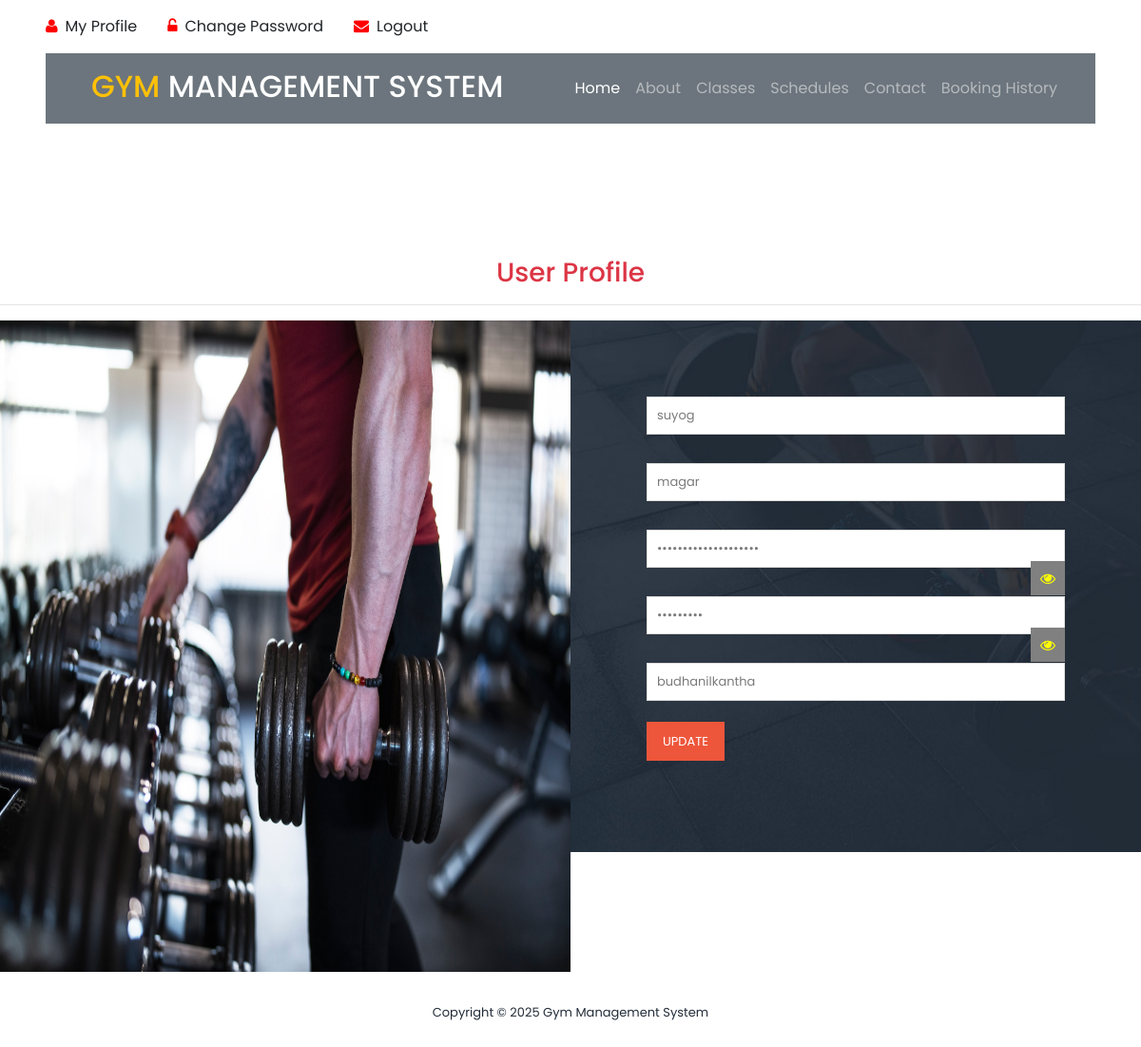
Screenshot of /user_profile/ (signed in) with the database file from the repository.
### app/models.py (models this page shows, shortened)
class Signup(models.Model):
    user = models.OneToOneField(User, on_delete=models.CASCADE, null=True)  # One-to-One link with User
    mobile = models.CharField(max_length=15, null=True)
    state = models.CharField(max_length=150, null=True)
    city = models.CharField(max_length=150, null=True)
    address = models.CharField(max_length=200, null=True)
    creationdate = models.DateTimeField(auto_now_add=True)

### app/views.py (the view, shortened to what this page needs)
# urls.py: path('user_profile/', user_profile, name="user_profile"),
def user_profile(request):
    data = Signup.objects.get(user=request.user)
    return render(request, "user_profile.html", locals())

### templates/user_profile.html (shortened to what this page needs)
{% load static %}
<link rel="stylesheet" href="https://cdnjs.cloudflare.com/ajax/libs/font-awesome/4.7.0/css/font-awesome.min.css">
<html lang="en">
<head>
    <link rel="stylesheet" type="text/css" href="{% static 'assets/css/bootstrap.min.css' %}">
    <link rel="stylesheet" type="text/css" href="{% static 'assets/css/font-awesome.css' %}">
    <link rel="stylesheet" href="{% static 'assets/css/templatemo-training-studio.css' %}">
</head>
<body>
<div class="container-fluid py-3 px-lg-5 d-none d-lg-block">
    <div class="row">
        {% if request.user.is_authenticated %}
        <div class="col-md-6 text-center text-lg-left mb-2 mb-lg-0">
            <div class="d-inline-flex align-items-center">
                <a class="text-body pr-3" href="/user_profile/"><i style="color:red" class="fa fa-user mr-2"></i>My Profile</a>
                <a class="text-body px-3" href="/user_change_password/"><i style="color:red" class="fa fa-unlock-alt mr-2"></i>Change Password</a>
                <a class="text-body px-3" href="/user_logout/"><i style="color:red" class="fa fa-envelope mr-2"></i>Logout</a>
            </div>
        </div>
        {% endif %}
    </div>
</div>
<div class="container-fluid position-relative nav-bar p-0">
    <div class="position-relative px-lg-5" style="z-index: 9;">
        <nav class="navbar navbar-expand-lg bg-secondary navbar-dark py-3 py-lg-3 pl-3 pl-lg-5">
            <a href="" >
                <h2 class="text-uppercase text-warning mb-1">Gym <span class="text-white">Management System</span>
                </h2>
            </a>
            <div class="collapse navbar-collapse justify-content-between px-3" id="navbarCollapse">
                <div class="navbar-nav ml-auto py-0">
                    <a href="/" class="nav-item nav-link active">Home</a>
                    <a href="#features" class="nav-item nav-link">About</a>
                    <a href="#our-classes" class="nav-item nav-link">Classes</a>
                    <a href="#schedule" class="nav-item nav-link ">Schedules</a>
                    <a href="#contact-us" class="nav-item nav-link">Contact</a>
                    {% if request.user.is_authenticated %}
                    <a href="/booking_history/" class="nav-item nav-link">Booking History</a>
                    {% else %}
                    <a href="#admin"><button style="color:red" class="nav-item nav-link">Admin</button></a>
                    {% endif %}
                </div>
            </div>
        </nav>
    </div>
</div>
<section class="section" id="admin">
    <h3 class="text-center text-danger">User Profile</h3>
    <hr/>
    <div class="container-fluid mt-3">
        <div class="row">
            <div class="col-lg-6 col-md-6 col-xs-12">
                <div id="map">
                    <img src="{% static 'assets/images/adminlogin.jpg' %}" style="width: 100%; height: 685px;">
                </div>
            </div>
            <div class="col-lg-6 col-md-6 col-xs-12">
                <div class="admin-form">
                    <form method="post" action="" enctype="multipart/form-data">
                        <div class="row">
                            <div class="col-md-12 col-sm-12">
                                <fieldset>
                                    <input type="text" name="firstname" placeholder="First Name" required value="{{data.user.first_name}}">
                                </fieldset>
                            </div>
                            <div class="col-md-12 col-sm-12">
                                <fieldset>
                                    <input type="text" name="secondname" placeholder="Last Name" required value="{{data.user.last_name}}">
                                </fieldset>
                            </div>
                            <div class="col-md-12 col-sm-12">
                                <fieldset>
                                    <input type="password" name="email" id="email" placeholder="Enter Email" value="{{data.user.username}}" readonly>
                                    <span class="fa fa-eye field-icon toggle-password-2" id="email-eye" onclick="togglePassword2()"></span>
                                </fieldset>
                            </div>
                            <div class="col-md-12 col-sm-12">
                                <fieldset>
                                    <input type="password" name="mobile" id="mobile" placeholder="Mobile Number" value="{{data.mobile}}" readonly>
                                    <span class="fa fa-eye field-icon toggle-password" id="mobile-eye" onclick="togglePassword()"></span>
                                </fieldset>
                            </div>
                             <div class="col-md-12 col-sm-12">
                                <fieldset>
                                    <input type="text" name="address" placeholder="Address" value="{{data.address}}" required>
                                </fieldset>
                            </div>
                            <div class="col-lg-12">
                                <fieldset>
                                    <button type="submit" class="main-button" href="">Update</button>
                                </fieldset>
                            </div>
                        </div>
                    </form>
                </div>
            </div>
        </div>
    </div>
</section>
<footer>
    <div class="container">
        <div class="row">
            <div class="col-lg-12">
                <p>Copyright &copy;
                    Gym Management System
                </p>
            </div>
        </div>
    </div>
</footer>
</body>
</html>

### static/assets/css/templatemo-training-studio.css (style rules this page uses)
html, body, div, span, applet, object, iframe, h1, h2, h3, h4, h5, h6, p, blockquote, div pre, a, abbr, acronym, address, big, cite, code, del, dfn, em, font, img, ins, kbd, q, s, samp, small, strike, strong, sub, sup, tt, var, b, u, i, center, dl, dt, dd, ol, ul, li, figure, header, nav, section, article, aside, footer, figcaption { margin: 0; padding: 0; border: 0; outline: 0; }
header, nav, section, article, aside, footer, hgroup { display: block; }
* { box-sizing: border-box; }
html, body { font-family: 'Poppins', sans-serif; font-weight: 400; background-color: #fff; font-size: 16px; -ms-text-size-adjust: 100%; -webkit-font-smoothing: antialiased; -moz-osx-font-smoothing: grayscale; }
a { text-decoration: none !important; }
h1, h2, h3, h4, h5, h6 { margin-top: 0px; margin-bottom: 0px; }
p { font-size: 14px; line-height: 25px; color: #7a7a7a; }
html, body { background: #fff; font-family: 'Poppins', sans-serif; }
#admin { margin-top: 140px; }
#admin .container-fluid .col-lg-6 { padding: 0px; }
#admin .admin-form { padding: 80px; background-image: url(../images/contact-bg.jpg); background-position: center center; background-repeat: no-repeat; background-size: cover; }
.admin-form input { color: #7a7a7a; font-size: 13px; border: 1px solid #ddd; background-color: #fff; width: 100%; height: 40px; outline: none; line-height: 40px; padding: 0px 10px; -webkit-appearance: none; -moz-appearance: none; appearance: none; margin-bottom: 30px; }
.admin-form ::placeholder { color: #7a7a7a; }
.admin-form button { display: inline-block; font-size: 13px; padding: 11px 17px; background-color: #ed563b; color: #fff; text-align: center; font-weight: 400; text-transform: uppercase; transition: all .3s; border: none; outline: none; margin-top: -8px; }
footer { text-align: center; padding: 30px 0px; }
footer p { color: #232d39; font-size: 13px; }

### templates/user_profile.html (style rules this page uses)
.field-icon { float: right; margin-left: -25px; margin-top: -37px; position: relative; background:gray; color:yellow; z-index: 2; padding:10px; }

### rows the page displays
Signup: firstname "suyog", secondname "magar", address "budhanilkantha"
